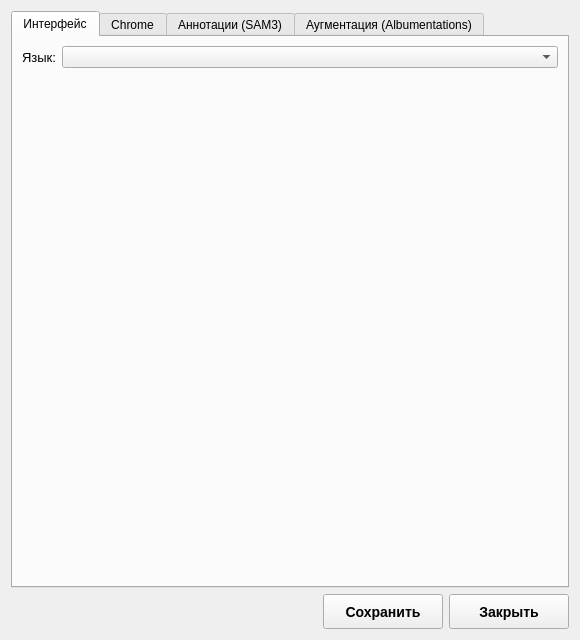
<?xml version="1.0" encoding="UTF-8"?>
<ui version="4.0">
 <class>SettingsWindow</class>
 <widget class="QWidget" name="SettingsWindow">
  <property name="geometry">
   <rect>
    <x>0</x>
    <y>0</y>
    <width>580</width>
    <height>640</height>
   </rect>
  </property>
  <property name="minimumSize">
   <size>
    <width>540</width>
    <height>600</height>
   </size>
  </property>
  <property name="windowTitle">
   <string>Настройки</string>
  </property>
  <layout class="QVBoxLayout" name="verticalLayout">
   <item>
    <widget class="QTabWidget" name="settings_tabs">
     <property name="currentIndex">
      <number>0</number>
     </property>
     <widget class="QWidget" name="tab_interface">
      <attribute name="title">
       <string>Интерфейс</string>
      </attribute>
      <layout class="QFormLayout" name="formLayout_interface">
       <item row="0" column="0">
        <widget class="QLabel" name="label_language">
         <property name="styleSheet">
          <string notr="true">font-size: 13px;</string>
         </property>
         <property name="text">
          <string>Язык:</string>
         </property>
        </widget>
       </item>
       <item row="0" column="1">
        <widget class="QComboBox" name="combo_language"/>
       </item>
       <item row="1" column="0">
        <spacer name="verticalSpacer_interface">
         <property name="orientation">
          <enum>Qt::Vertical</enum>
         </property>
         <property name="sizeHint" stdset="0">
          <size>
           <width>20</width>
           <height>40</height>
          </size>
         </property>
        </spacer>
       </item>
      </layout>
     </widget>
     <widget class="QWidget" name="tab_chrome">
      <attribute name="title">
       <string>Chrome</string>
      </attribute>
      <layout class="QGridLayout" name="gridLayout_chrome">
       <item row="0" column="0">
        <widget class="QLabel" name="label_chromedriver_path">
         <property name="styleSheet">
          <string notr="true">font-size: 13px;</string>
         </property>
         <property name="text">
          <string>Путь к chromedriver:</string>
         </property>
        </widget>
       </item>
       <item row="0" column="1">
        <widget class="QLineEdit" name="edit_chromedriver_path"/>
       </item>
       <item row="0" column="2">
        <widget class="QPushButton" name="btn_browse_chromedriver">
         <property name="text">
          <string>Обзор...</string>
         </property>
        </widget>
       </item>
       <item row="1" column="0">
        <widget class="QLabel" name="label_chrome_version">
         <property name="styleSheet">
          <string notr="true">font-size: 13px;</string>
         </property>
         <property name="text">
          <string>Версия Chrome (0 — авто):</string>
         </property>
        </widget>
       </item>
       <item row="1" column="1">
        <widget class="QSpinBox" name="spin_chrome_version">
         <property name="maximum">
          <number>999</number>
         </property>
        </widget>
       </item>
       <item row="2" column="0">
        <widget class="QLabel" name="label_chrome_session">
         <property name="styleSheet">
          <string notr="true">font-size: 13px;</string>
         </property>
         <property name="text">
          <string>Сессия браузера:</string>
         </property>
        </widget>
       </item>
       <item row="2" column="1">
        <widget class="QLineEdit" name="edit_chrome_session"/>
       </item>
       <item row="3" column="0" colspan="3">
        <widget class="QCheckBox" name="check_chrome_no_headless">
         <property name="styleSheet">
          <string notr="true">font-size: 13px;</string>
         </property>
         <property name="text">
          <string>Показывать окно Chrome</string>
         </property>
        </widget>
       </item>
       <item row="4" column="0">
        <spacer name="verticalSpacer_chrome">
         <property name="orientation">
          <enum>Qt::Vertical</enum>
         </property>
         <property name="sizeHint" stdset="0">
          <size>
           <width>20</width>
           <height>40</height>
          </size>
         </property>
        </spacer>
       </item>
      </layout>
     </widget>
     <widget class="QWidget" name="tab_annotation">
      <attribute name="title">
       <string>Аннотации (SAM3)</string>
      </attribute>
      <layout class="QGridLayout" name="gridLayout_annotation">
       <item row="0" column="0">
        <widget class="QLabel" name="label_sam3_device">
         <property name="styleSheet">
          <string notr="true">font-size: 13px;</string>
         </property>
         <property name="text">
          <string>Устройство:</string>
         </property>
        </widget>
       </item>
       <item row="0" column="1">
        <widget class="QComboBox" name="combo_sam3_device"/>
       </item>
       <item row="1" column="0">
        <widget class="QLabel" name="label_sam3_confidence">
         <property name="styleSheet">
          <string notr="true">font-size: 13px;</string>
         </property>
         <property name="text">
          <string>Порог уверенности:</string>
         </property>
        </widget>
       </item>
       <item row="1" column="1">
        <widget class="QDoubleSpinBox" name="dspin_sam3_confidence">
         <property name="maximum">
          <double>1.000000000000000</double>
         </property>
         <property name="singleStep">
          <double>0.050000000000000</double>
         </property>
         <property name="value">
          <double>0.150000000000000</double>
         </property>
        </widget>
       </item>
       <item row="2" column="0">
        <widget class="QLabel" name="label_sam3_min_area">
         <property name="styleSheet">
          <string notr="true">font-size: 13px;</string>
         </property>
         <property name="text">
          <string>Мин. площадь бокса (px):</string>
         </property>
        </widget>
       </item>
       <item row="2" column="1">
        <widget class="QSpinBox" name="spin_sam3_min_area">
         <property name="maximum">
          <number>1000000</number>
         </property>
         <property name="value">
          <number>100</number>
         </property>
        </widget>
       </item>
       <item row="3" column="0">
        <widget class="QLabel" name="label_sam3_weights_path">
         <property name="styleSheet">
          <string notr="true">font-size: 13px;</string>
         </property>
         <property name="text">
          <string>Путь к весам SAM3:</string>
         </property>
        </widget>
       </item>
       <item row="3" column="1">
        <widget class="QLineEdit" name="edit_sam3_weights_path"/>
       </item>
       <item row="3" column="2">
        <widget class="QPushButton" name="btn_browse_sam3_weights">
         <property name="text">
          <string>Обзор...</string>
         </property>
        </widget>
       </item>
       <item row="4" column="0" colspan="3">
        <widget class="QCheckBox" name="check_sam3_one_detection">
         <property name="styleSheet">
          <string notr="true">font-size: 13px;</string>
         </property>
         <property name="text">
          <string>Одно обнаружение на класс</string>
         </property>
        </widget>
       </item>
       <item row="5" column="0">
        <spacer name="verticalSpacer_annotation">
         <property name="orientation">
          <enum>Qt::Vertical</enum>
         </property>
         <property name="sizeHint" stdset="0">
          <size>
           <width>20</width>
           <height>40</height>
          </size>
         </property>
        </spacer>
       </item>
      </layout>
     </widget>
     <widget class="QWidget" name="tab_augmentation">
      <attribute name="title">
       <string>Аугментация (Albumentations)</string>
      </attribute>
      <layout class="QGridLayout" name="gridLayout_augmentation">
       <item row="0" column="0">
        <widget class="QLabel" name="label_aug_crop">
         <property name="styleSheet">
          <string notr="true">font-size: 13px;</string>
         </property>
         <property name="text">
          <string>Обрезка (crop):</string>
         </property>
        </widget>
       </item>
       <item row="0" column="1">
        <widget class="QDoubleSpinBox" name="dspin_aug_crop">
         <property name="maximum">
          <double>1.000000000000000</double>
         </property>
         <property name="singleStep">
          <double>0.050000000000000</double>
         </property>
        </widget>
       </item>
       <item row="0" column="2">
        <widget class="QLabel" name="label_aug_hflip">
         <property name="styleSheet">
          <string notr="true">font-size: 13px;</string>
         </property>
         <property name="text">
          <string>Горизонтальное отражение:</string>
         </property>
        </widget>
       </item>
       <item row="0" column="3">
        <widget class="QDoubleSpinBox" name="dspin_aug_hflip">
         <property name="maximum">
          <double>1.000000000000000</double>
         </property>
         <property name="singleStep">
          <double>0.050000000000000</double>
         </property>
        </widget>
       </item>
       <item row="1" column="0">
        <widget class="QLabel" name="label_aug_vflip">
         <property name="styleSheet">
          <string notr="true">font-size: 13px;</string>
         </property>
         <property name="text">
          <string>Вертикальное отражение:</string>
         </property>
        </widget>
       </item>
       <item row="1" column="1">
        <widget class="QDoubleSpinBox" name="dspin_aug_vflip">
         <property name="maximum">
          <double>1.000000000000000</double>
         </property>
         <property name="singleStep">
          <double>0.050000000000000</double>
         </property>
        </widget>
       </item>
       <item row="1" column="2">
        <widget class="QLabel" name="label_aug_rotate90">
         <property name="styleSheet">
          <string notr="true">font-size: 13px;</string>
         </property>
         <property name="text">
          <string>Поворот на 90°:</string>
         </property>
        </widget>
       </item>
       <item row="1" column="3">
        <widget class="QDoubleSpinBox" name="dspin_aug_rotate90">
         <property name="maximum">
          <double>1.000000000000000</double>
         </property>
         <property name="singleStep">
          <double>0.050000000000000</double>
         </property>
        </widget>
       </item>
       <item row="2" column="0">
        <widget class="QLabel" name="label_aug_shift_scale_rotate">
         <property name="styleSheet">
          <string notr="true">font-size: 13px;</string>
         </property>
         <property name="text">
          <string>Сдвиг / масштаб / поворот:</string>
         </property>
        </widget>
       </item>
       <item row="2" column="1">
        <widget class="QDoubleSpinBox" name="dspin_aug_shift_scale_rotate">
         <property name="maximum">
          <double>1.000000000000000</double>
         </property>
         <property name="singleStep">
          <double>0.050000000000000</double>
         </property>
        </widget>
       </item>
       <item row="2" column="2">
        <widget class="QLabel" name="label_aug_color">
         <property name="styleSheet">
          <string notr="true">font-size: 13px;</string>
         </property>
         <property name="text">
          <string>Цветокоррекция:</string>
         </property>
        </widget>
       </item>
       <item row="2" column="3">
        <widget class="QDoubleSpinBox" name="dspin_aug_color">
         <property name="maximum">
          <double>1.000000000000000</double>
         </property>
         <property name="singleStep">
          <double>0.050000000000000</double>
         </property>
        </widget>
       </item>
       <item row="3" column="0">
        <widget class="QLabel" name="label_aug_noise">
         <property name="styleSheet">
          <string notr="true">font-size: 13px;</string>
         </property>
         <property name="text">
          <string>Шум:</string>
         </property>
        </widget>
       </item>
       <item row="3" column="1">
        <widget class="QDoubleSpinBox" name="dspin_aug_noise">
         <property name="maximum">
          <double>1.000000000000000</double>
         </property>
         <property name="singleStep">
          <double>0.050000000000000</double>
         </property>
        </widget>
       </item>
       <item row="3" column="2">
        <widget class="QLabel" name="label_aug_blur">
         <property name="styleSheet">
          <string notr="true">font-size: 13px;</string>
         </property>
         <property name="text">
          <string>Размытие:</string>
         </property>
        </widget>
       </item>
       <item row="3" column="3">
        <widget class="QDoubleSpinBox" name="dspin_aug_blur">
         <property name="maximum">
          <double>1.000000000000000</double>
         </property>
         <property name="singleStep">
          <double>0.050000000000000</double>
         </property>
        </widget>
       </item>
       <item row="4" column="0">
        <spacer name="verticalSpacer_augmentation">
         <property name="orientation">
          <enum>Qt::Vertical</enum>
         </property>
         <property name="sizeHint" stdset="0">
          <size>
           <width>20</width>
           <height>40</height>
          </size>
         </property>
        </spacer>
       </item>
      </layout>
     </widget>
    </widget>
   </item>
   <item>
    <layout class="QHBoxLayout" name="horizontalLayout_buttons">
     <item>
      <spacer name="horizontalSpacer_buttons">
       <property name="orientation">
        <enum>Qt::Horizontal</enum>
       </property>
       <property name="sizeHint" stdset="0">
        <size>
         <width>40</width>
         <height>20</height>
        </size>
       </property>
      </spacer>
     </item>
     <item>
      <widget class="QPushButton" name="btn_save_settings">
       <property name="minimumSize">
        <size>
         <width>120</width>
         <height>35</height>
        </size>
       </property>
       <property name="styleSheet">
        <string notr="true">font-size: 14px; font-weight: bold;</string>
       </property>
       <property name="text">
        <string>Сохранить</string>
       </property>
      </widget>
     </item>
     <item>
      <widget class="QPushButton" name="btn_close_settings">
       <property name="minimumSize">
        <size>
         <width>120</width>
         <height>35</height>
        </size>
       </property>
       <property name="styleSheet">
        <string notr="true">font-size: 14px; font-weight: bold;</string>
       </property>
       <property name="text">
        <string>Закрыть</string>
       </property>
      </widget>
     </item>
    </layout>
   </item>
  </layout>
 </widget>
 <resources/>
 <connections/>
</ui>
